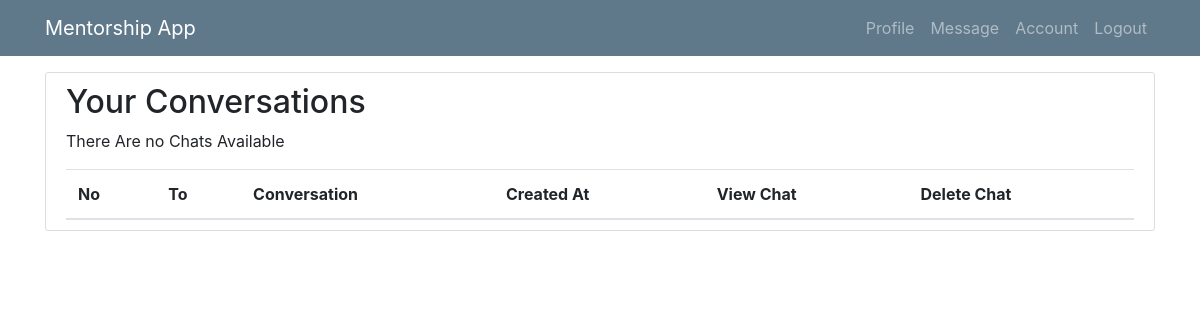
/list-message/ (signed in), run on an earlier commit of the app's database.
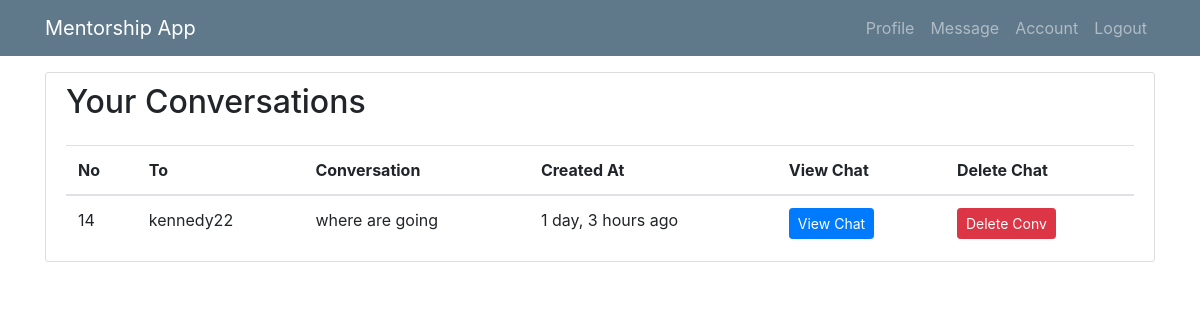
And on a later commit of the database.
### mentee/models.py (models this page shows, shortened)
class Conversation(models.Model):
    sender = models.ForeignKey(User, related_name="sender1", on_delete=models.CASCADE, null=True)
    receipient = models.ForeignKey(User, related_name="receipient1", on_delete=models.CASCADE)
    conversation = models.TextField(max_length=100)
    sent_at = models.DateTimeField(null=True, blank=True)
    class Meta:
        ordering = ['-sent_at']

class User(AbstractUser):
    is_mentee = models.BooleanField(default=False)
    is_mentor = models.BooleanField(default=False)

### mentee/views/mentee.py (the view)
# urls.py: path('list-message/', mentee.MessageListView.as_view(), name='list'),
class MessageListView(LoginRequiredMixin, UserPassesTestMixin, ListView):
    model = Conversation
    template_name = 'menti/listmessages.html'
    context_object_name = 'conversation1'
    paginate_by = 2
    def test_func(self):
        return self.request.user.is_mentee
    def get_queryset(self):
        return self.model.objects.filter(sender=self.request.user)

### mentee/templates/menti/listmessages.html (shortened to what this page needs)
{% extends 'menti/base.html' %}
{% load humanize %}
{% block content %}
  <div class="row">
        <div class="col-md-12">
 <div class="content-section">
 <h2>Your Conversations</h2>
<div class="table-responsive">
<table class="table mb-0">
    <thead>
      <tr>
          <th>No</th>
          <th>To</th>
          <th>Conversation</th>
          <th>Created At</th>
          <th>View Chat</th>
           <th>Delete Chat</th>
      </tr>
    </thead>
    <tbody>
    {% if conversation1 %}
  <ol>
 {% for conv in conversation1 %}
    <tr>
         <td>{{ conv.id }}</td>
        <td>{{ conv.receipient }}</td>
          <td>{{ conv.conversation }}</td>
        <td>{{ conv.sent_at|naturaltime }}</td>
         <td> <a class="btn btn-primary btn-sm" href="{% url 'conv3-reply' pk=conv.pk %}">View Chat</a></td>
          <td> <a class="btn btn-danger btn-sm" href="{% url 'conversation-delete' pk=conv.pk %}">Delete Conv</a></td>
    </tr>
{% endfor %}
       </ol>
{% else %}
<p>There Are no Chats Available</p>
{% endif %}
 </tbody>
  </table>
</div>
 </div>
        </div>
</div>
{% endblock %}

What changed in the data, as far as the page shows it:
added Conversation: id "14", receipient "kennedy22", conversation "where are going", sent_at "1 day, 3 hours ago"
Also different on the page:
text no longer shown: "There Are no Chats Available"
